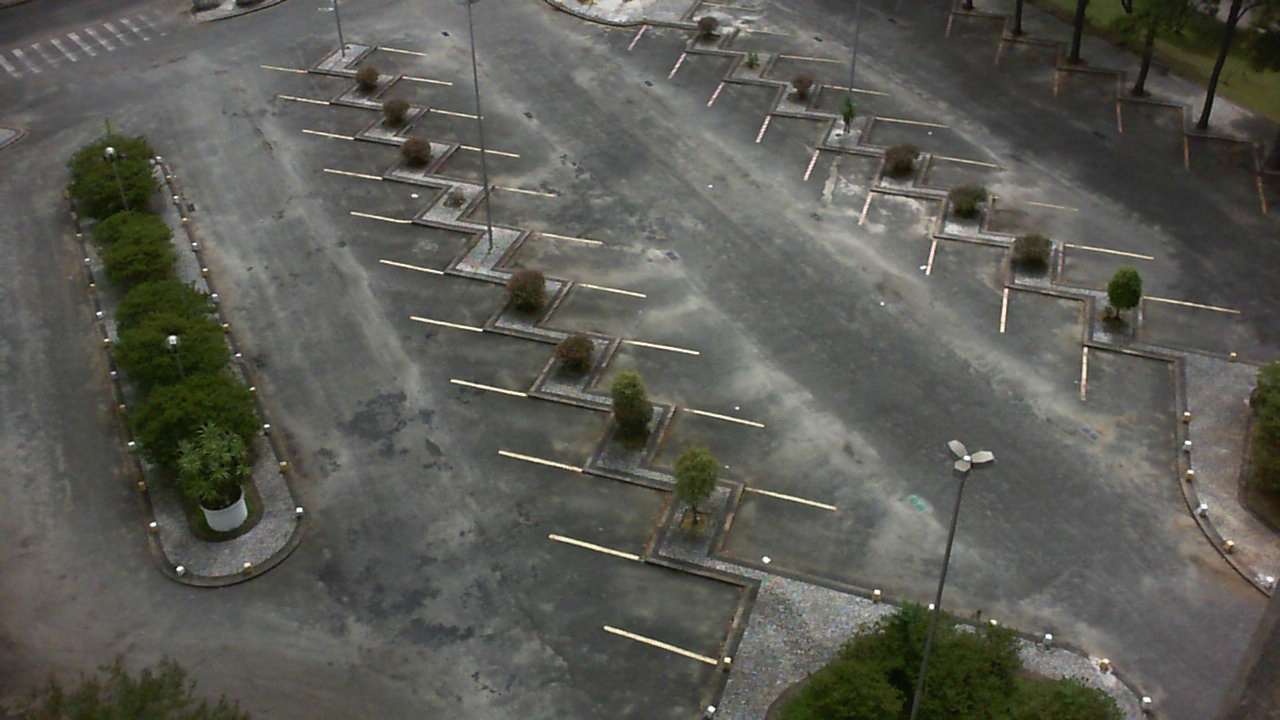
//> input picture testingEnv/ParkingLot_dataset/sequence0/frames/2013-02-24_10_35_04.jpg, 1280 x 720 px
$ ./meanshift   (built with g++ and OpenCV 4)
//> lines starting //> are read from the running program, lines starting //| are printed output that depends on the picture; after the words box and inside, x2 and y2 are one past the last pixel; in counts of white or black regions, pixels touching at a corner belong together
//
// Created by trigger on 8/20/24.
//
#include <opencv2/opencv.hpp>
#include <iostream>


// Funzione per applicare lo sharpening adattivo basato sul contenuto di ciascun tile
// [144 lines left out: functions adaptiveSharpeningByTiles, adaptiveBilateralFilter, not called in this run]
int main() {
    // Carica l'immagine
    std::string img_path = "/home/trigger/Documents/GitHub/Parking_lot_occupancy/testingEnv/ParkingLot_dataset/sequence0/frames/2013-02-24_10_35_04.jpg";  // Sostituisci con il percorso della tua immagine
    cv::Mat image = cv::imread(img_path);
//> image is the input picture: 720 rows x 1280 cols, CV_8UC3; mean B, G, R 83.8, 90.7, 90.7
    cv::imshow("src", image);
    if (image.empty()) {
        std::cerr << "Immagine non trovata!" << std::endl;
        return -1;
    }

    // Suddividi l'immagine nei suoi canali BGR
    std::vector<cv::Mat> bgrChannels(3);
    cv::split(image, bgrChannels);

    // Crea un'istanza di CLAHE con limiti predefiniti
    cv::Ptr<cv::CLAHE> clahe = cv::createCLAHE(3.0, cv::Size(4, 4));  // Limite di contrasto 2.0, dimensione del tile 8x8

    // Applica CLAHE a ciascun canale (B, G, R)
    for (const cv::Mat& channel : bgrChannels) {
        clahe->apply(channel, channel);
    }
//> this loop made 3 passes

    // Ricostruisci l'immagine equalizzata dai canali BGR
    cv::Mat equalizedImage;
    cv::merge(bgrChannels, equalizedImage);

    // Mostra l'immagine equalizzata
    cv::imshow("Equalized Image", equalizedImage);


    //cv::cvtColor(equalizedImage, equalizedImage, cv::COLOR_BGR2HSV);
    std::vector<cv::Mat> bgrChannels_bilateral(3);
    cv::Mat blurred, highPass;
    for (int i = 0; i < 3; i++) {
        cv::bilateralFilter(bgrChannels[i], bgrChannels_bilateral[i], 9, 25,25);
        cv::imshow("bilateral_channel", bgrChannels_bilateral[i]);
        cv::waitKey(0);
    }
    cv::merge(bgrChannels_bilateral, blurred);

    cv::Mat meanShiftResult;
    int spatialRadius = 10;  // Raggio spaziale (spatial window radius)
    int colorRadius = 50;    // Raggio di colore (color window radius)
    cv::pyrMeanShiftFiltering(blurred, meanShiftResult, spatialRadius, colorRadius);

    // Mostra il risultato dell'algoritmo Mean Shift
    cv::imshow("Mean Shift Result", meanShiftResult);


    cv::imshow("blurred", blurred);
    //cv::GaussianBlur(equalizedImage, blurred, cv::Size(5,5), 0, 0);
    subtract(equalizedImage, meanShiftResult, highPass);

    std::vector<cv::Mat> bgrChannelsMeanShift;
    cv::split(highPass, bgrChannelsMeanShift);
    cv::Mat otsu_img;
    std::vector<cv::Mat>otsu_channels;

    cv::Mat kernel = cv::getStructuringElement(cv::MORPH_CROSS, cv::Size(3, 3));
    for (const cv::Mat& channel : bgrChannelsMeanShift) {
        cv::threshold(channel, channel, 0, 255, cv::THRESH_BINARY + cv::THRESH_OTSU);
        //cv::morphologyEx(channel, channel, cv::MORPH_ERODE, kernel);
        cv::imshow("OTSU_channel", channel);
        cv::waitKey(0);
        otsu_channels.push_back(channel);
    }
//> this loop made 3 passes
//> pass 1, `cv::threshold(channel, channel, 0, 255, cv::THRESH_BINARY + cv::THRESH..`:
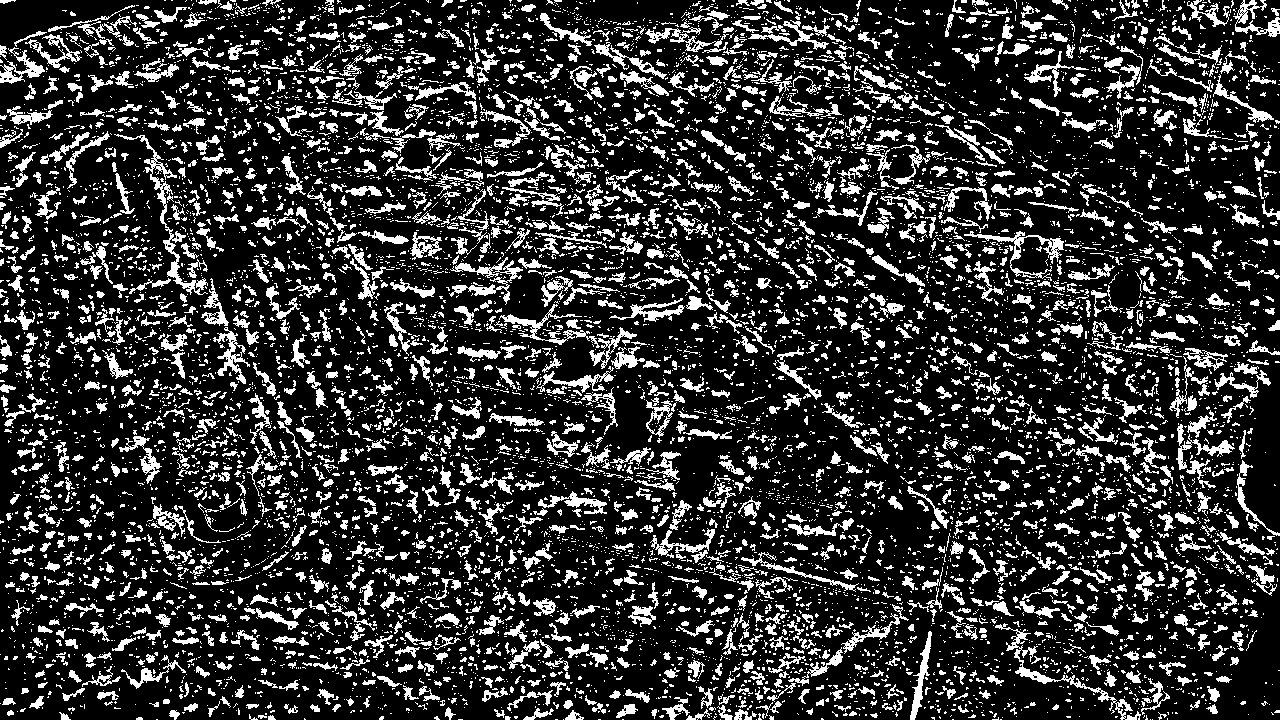
//> channel: 720 rows x 1280 cols, CV_8UC1; 20.1% white; 9793 white regions (7801 under 20 px), largest, box (x1, y1, x2, y2) and area: (114, 134, 208, 295) 1293, (995, 623, 1141, 720) 1140, (449, 257, 523, 305) 926

    cv::merge(otsu_channels, otsu_img);
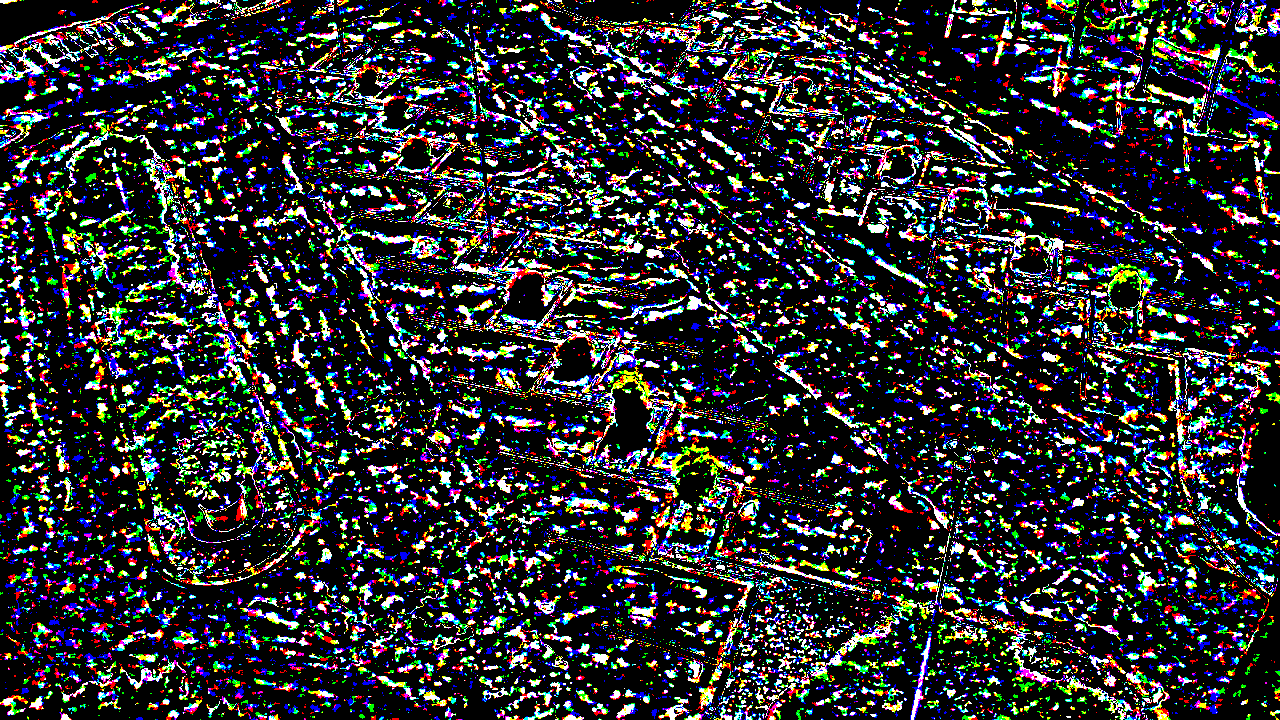
//> otsu_img: 720 rows x 1280 cols, CV_8UC3; mean B, G, R 51.3, 48.8, 48.3


    cv::imshow("OTSU", otsu_img);


    // Applica l'algoritmo Canny per rilevare i bordi
    cv::Mat edges;
    cv::Canny(otsu_img, edges, 100, 200);
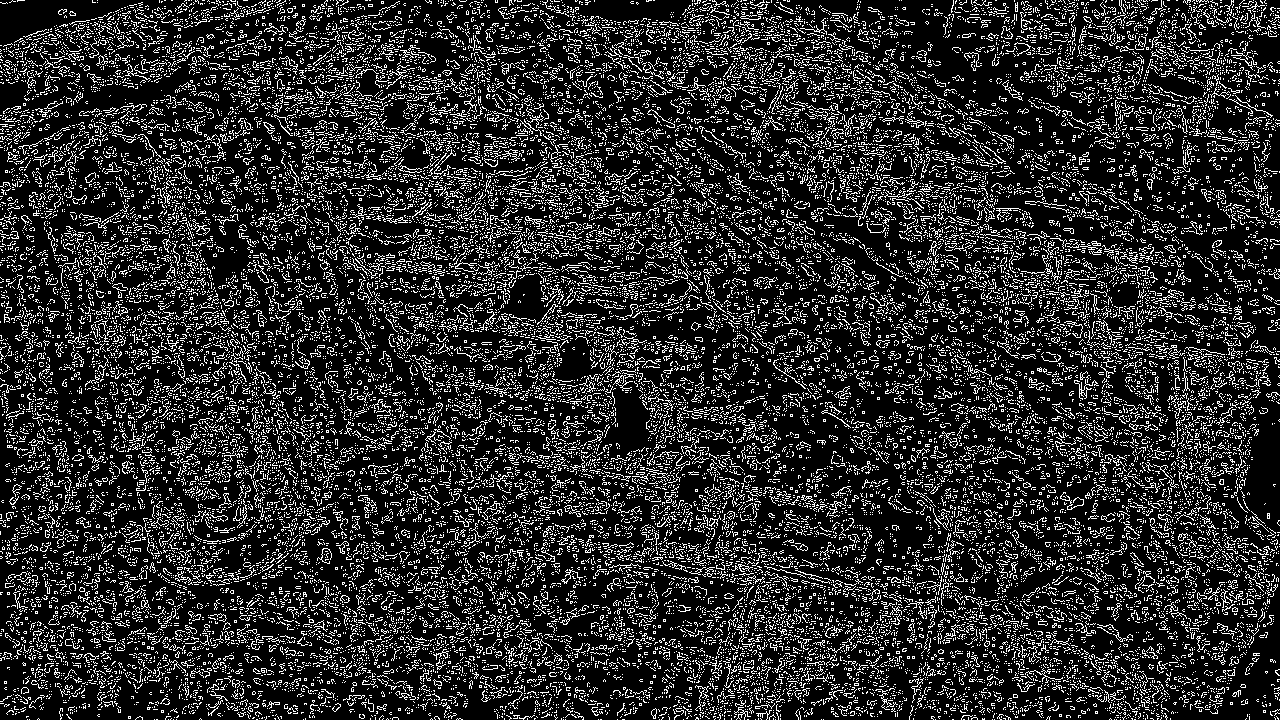
//> edges: 720 rows x 1280 cols, CV_8UC1; 17.1% white in thin lines or dots
    // Trova i contorni nell'immagine dei bordi
    std::vector<std::vector<cv::Point>> contours;
    cv::findContours(edges, contours, cv::RETR_EXTERNAL, cv::CHAIN_APPROX_SIMPLE);
//> contours = 32263 contours

    // Crea un'immagine per visualizzare i contorni
    cv::Mat contourImage = cv::Mat::zeros(image.size(), CV_8UC3);
    cv::drawContours(contourImage, contours, -1, cv::Scalar(0, 255, 0), 2);  // Disegna i contorni in verde
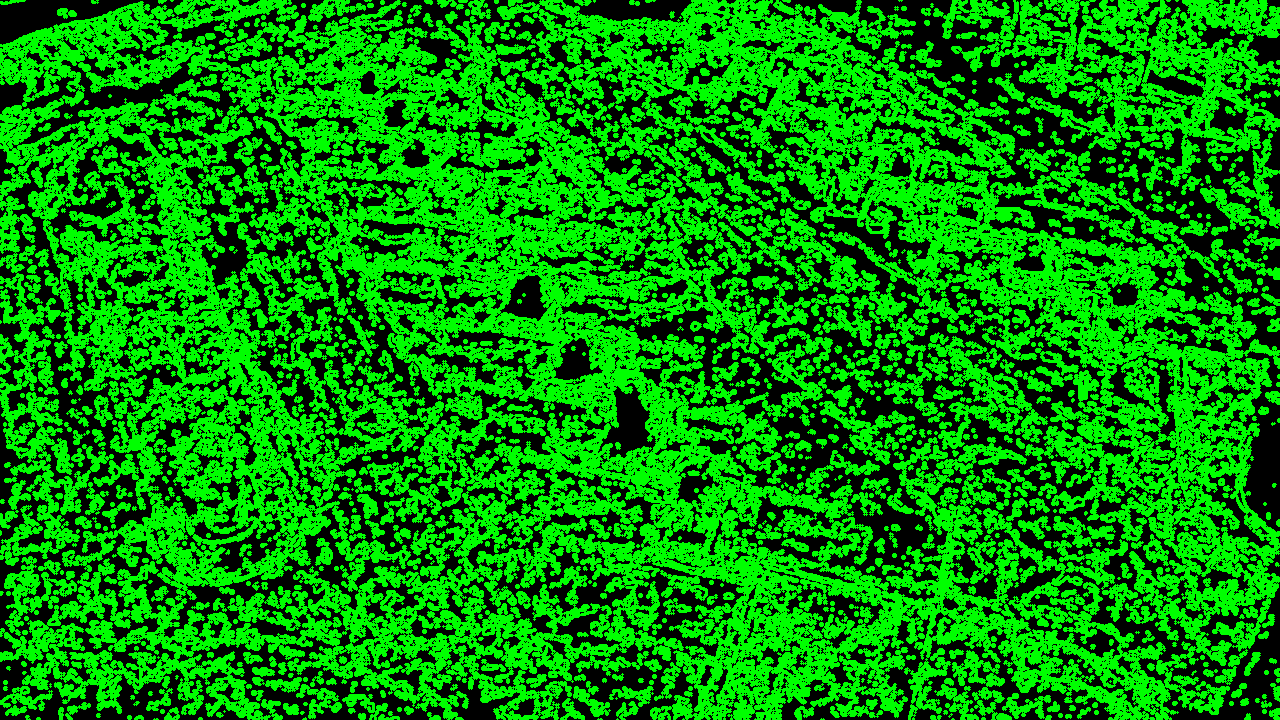
//> contourImage: 720 rows x 1280 cols, CV_8UC3; mean B, G, R 0, 145.1, 0

    // Mostra l'immagine con i contorni rilevati
    cv::imshow("Contours", contourImage);

    // Mostra l'immagine dei bordi rilevati con Canny
    cv::imshow("Canny Edges", edges);

    // Attendi la pressione di un tasto
    cv::waitKey(0);

    return 0;
}

$ run again, with testingEnv/ParkingLot_dataset/sequence0/frames/2013-02-24_15_10_09.jpg copied over testingEnv/ParkingLot_dataset/sequence0/frames/2013-02-24_10_35_04.jpg
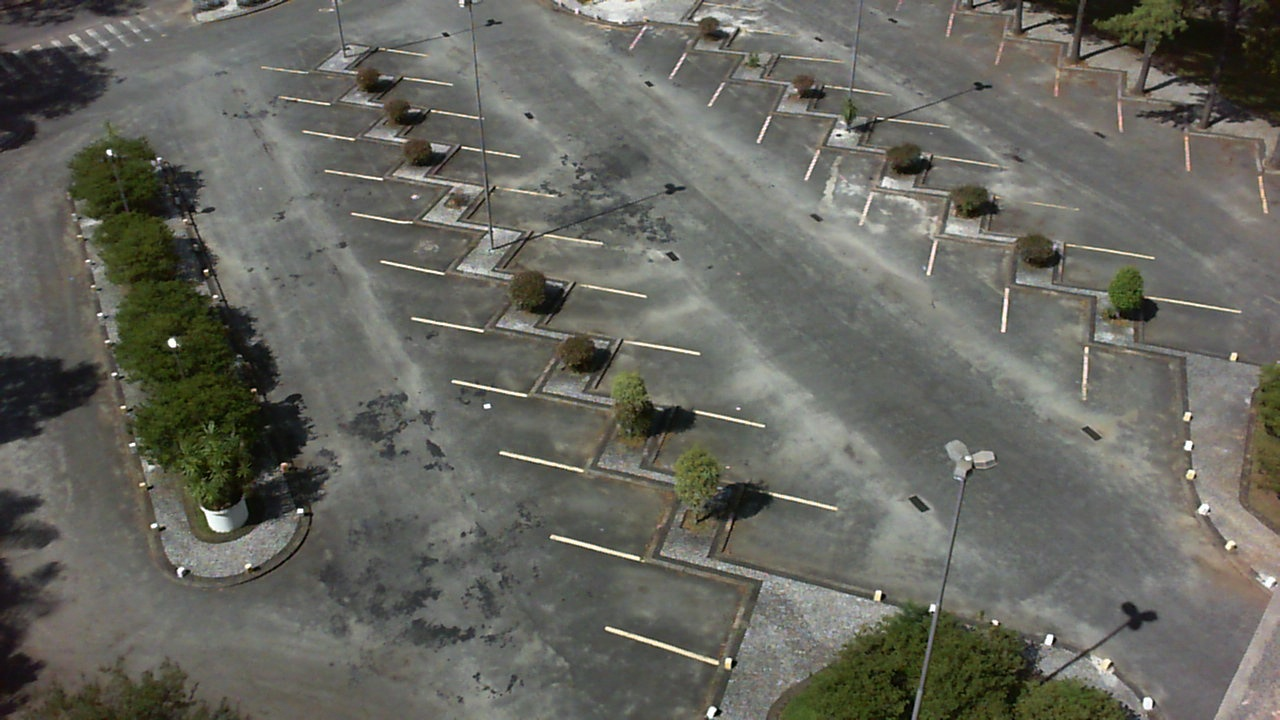
//> input picture testingEnv/ParkingLot_dataset/sequence0/frames/2013-02-24_15_10_09.jpg, 1280 x 720 px
//> image is the input picture: 720 rows x 1280 cols, CV_8UC3; mean B, G, R 94.9, 102.5, 102.4
//> the loop `for (const cv::Mat& channel : bgrChannels)` made 3 passes
//> the loop `for (const cv::Mat& channel : bgrChannelsMeanShift)` made 3 passes
//> pass 1, `cv::threshold(channel, channel, 0, 255, cv::THRESH_BINARY + cv::THRESH..`:
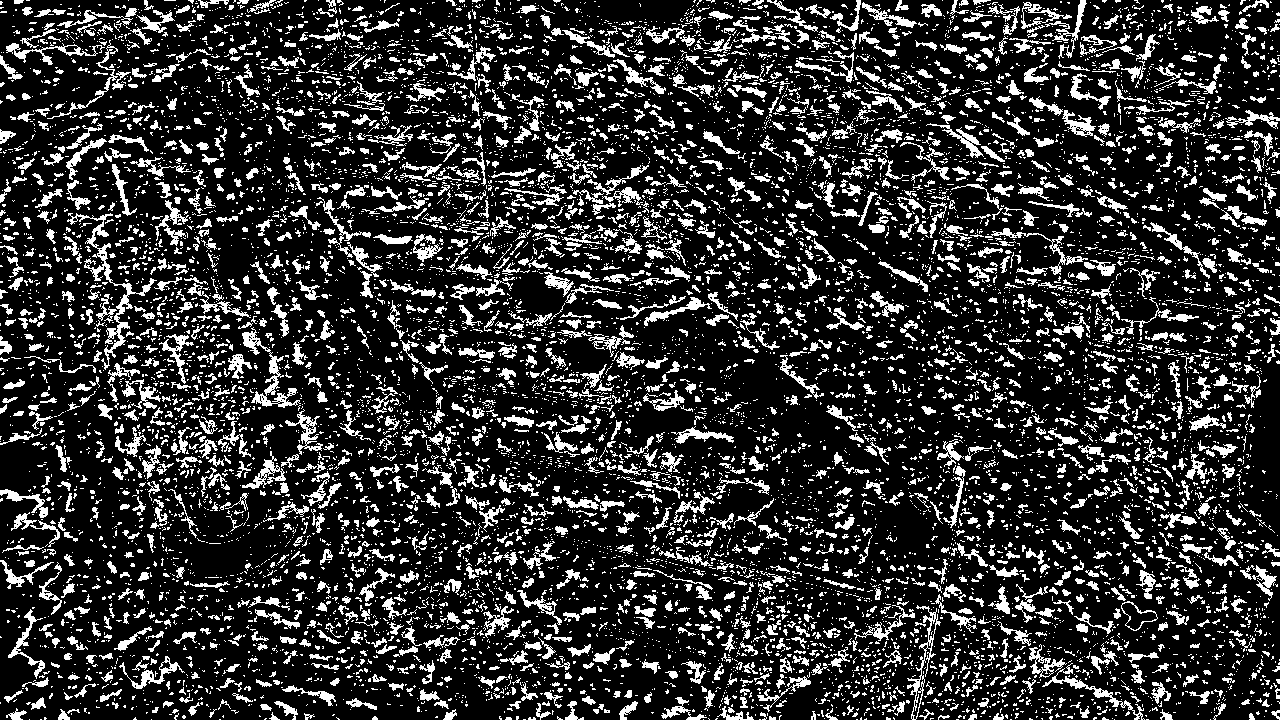
//> channel: 720 rows x 1280 cols, CV_8UC1; 19.5% white; 10977 white regions (8956 under 20 px), largest, box (x1, y1, x2, y2) and area: (67, 213, 157, 370) 1474, (242, 327, 301, 408) 961, (907, 605, 941, 720) 645
//> edges: 720 rows x 1280 cols, CV_8UC1; 17.3% white in thin lines or dots
//> contours = 32797 contours
//> `cv::drawContours(contourImage, contours, -1, cv::Scalar(0, 255, 0), 2);`:
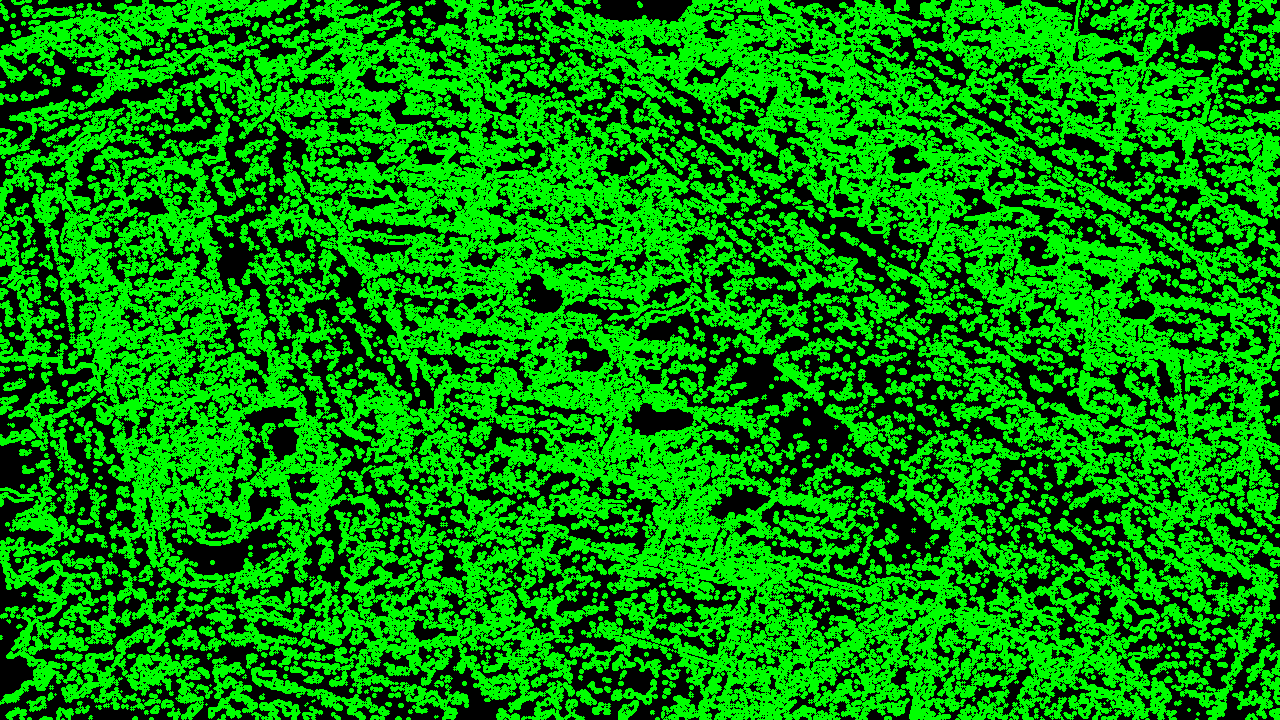
//> contourImage: 720 rows x 1280 cols, CV_8UC3; mean B, G, R 0, 146.2, 0
